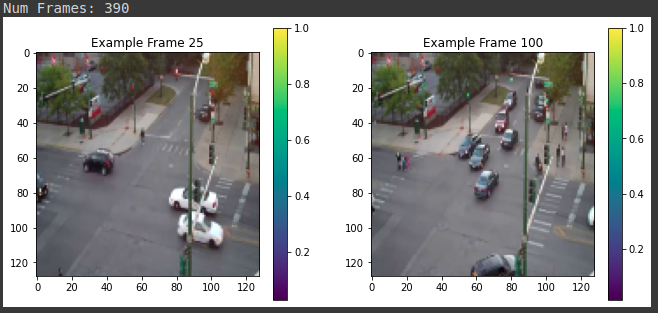
#> input picture ECE471_536_Assignment_3/Example_1.png, 658 x 313 px, given in place of ECE471_Assignment_3_Video.mp4, which was not available
$ jupyter execute A3_ECE_471_536_Spring_2023.ipynb   (shell and % lines are left out)   (older library calls are emulated)   (text cells are left out)
#> lines starting #> are read from the running program, lines starting #| are printed output that depends on the picture
[cell 1]
# ~~~~~~~START TODO~~~~~~~~~
READ_THE_INSTRUCTIONS_FLAG = True
# ~~~~~~~~END TODO~~~~~~~~~~

[cell 2]
import sys
import os
import cv2 # imports OpenCV
import numpy as np
from matplotlib import pyplot as plt #imports matplotlib
from google.colab.patches import cv2_imshow
from sklearn.mixture import GaussianMixture # Imports the Gaussian Mixture Model for this assignment
# You will NOT need to import any more libraries for ANY assignment.


def pltImg(img, title=None, ori="horizontal", colorb = True):  # not mandatory, but useful
  plt.imshow(img)
  if colorb:
    plt.colorbar(orientation=ori)
  if title:
    plt.title(title)
  return plt

print('-'*40)
print ('Python version: {}'.format(sys.version))
print('OpenCV version: {}'.format(cv2.__version__))

if not READ_THE_INSTRUCTIONS_FLAG:
  raise Exception('Please go back and read the instructions.')
else:
  print('\nThank you for reading the instructions.')
print('-'*40)


# Here we simply download the needed images
if os.path.isfile('./super_pixel_target.jpg'):
  print('Image file already downloaded.')
else:
  !wget "https://raw.githubusercontent.com/dash-uvic/ece471_536-S2022/main/images/A1/super_pixel_target.jpg"

# Here we simply download the needed images
if os.path.isfile('./ECE471_Assignment_3_Video.mp4'):
  print('Image file already downloaded.')
else:
  !wget "https://raw.githubusercontent.com/dash-uvic/ece471_536-S2022/main/images/A3/ECE471_Assignment_3_Video.mp4"

[cell 3]
# ~~~~~~~START TODO~~~~~~~~~
# (5 points): Load the video at './ECE471_Assignment_3_Video.mp4'
# and create a list of every frame of the video
# You should use cv2.VideoCapture to do this.
# Resize each image to 128x128.
# You may use cv2.resize for this with the default interpolation.
# Convert the color space to RGB in this step from BGR
# Finally normalize between 0 and 1.
cap = cv2.VideoCapture('./ECE471_Assignment_3_Video.mp4')
frames = []

while cap.isOpened():
  ret, frame = cap.read()
#> frame is the input picture: shape (313, 658, 3); mean B, G, R 155.6, 156.9, 155.6
  if ret:
    resized = cv2.resize(frame, (128,128), interpolation=cv2.INTER_AREA)
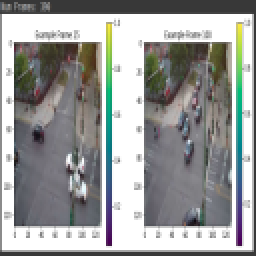
#> resized: shape (128, 128, 3) (shown 2 times larger); mean B, G, R 155.6, 156.9, 155.6
    convertedColor = cv2.cvtColor(resized, cv2.COLOR_BGR2RGB)
    normalized = convertedColor.astype('float') / 255
    frames.append(normalized)
  else:
    break
# ~~~~~~~~END TODO~~~~~~~~~~

print('Num Frames:', len(frames))

plt.figure(figsize = (11,5))
plt.subplot(1, 2, 1)
plt = pltImg(frames[25],title="Example Frame 25", ori='vertical')
plt.subplot(1, 2, 2)
plt = pltImg(frames[100],title = "Example Frame 100", ori='vertical')


$ run again, on ECE471_536_Assignment_3/Example_2.png
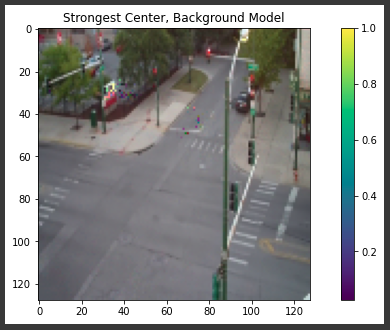
#> input picture ECE471_536_Assignment_3/Example_2.png, 390 x 330 px, given in place of ECE471_Assignment_3_Video.mp4, which was not available
#> frame is the input picture: shape (330, 390, 3); mean B, G, R 149.8, 151.4, 150.3
#> `resized = cv2.resize(frame, (128,128), interpolation=cv2.INTER_AREA)`:
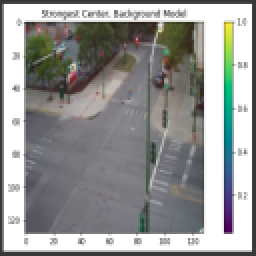
#> resized: shape (128, 128, 3) (shown 2 times larger); mean B, G, R 149.8, 151.4, 150.3

$ run again, on ECE471_536_Assignment_3/Example_3.png
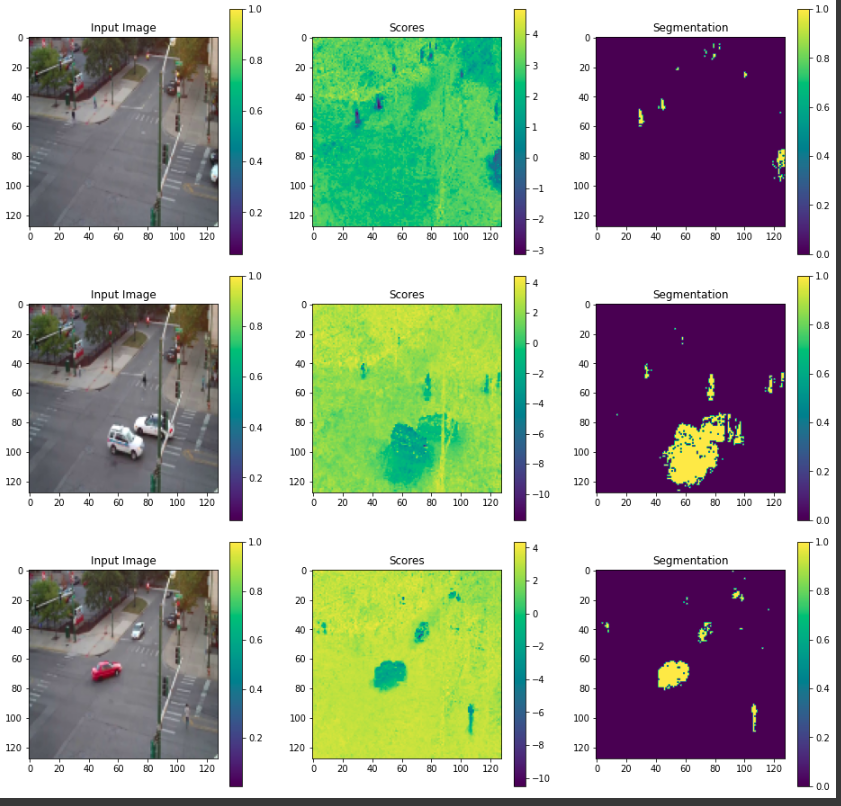
#> input picture ECE471_536_Assignment_3/Example_3.png, 841 x 806 px, given in place of ECE471_Assignment_3_Video.mp4, which was not available
#> frame is the input picture: shape (806, 841, 3); mean B, G, R 164, 173.4, 168
#> `resized = cv2.resize(frame, (128,128), interpolation=cv2.INTER_AREA)`:
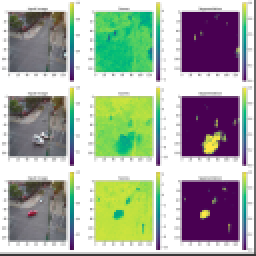
#> resized: shape (128, 128, 3) (shown 2 times larger); mean B, G, R 164, 173.4, 168

$ run again, on ECE471_536_Assignment_3/Example_4.png
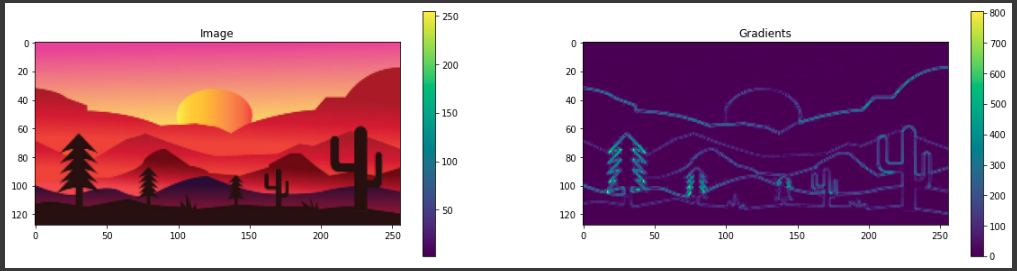
#> input picture ECE471_536_Assignment_3/Example_4.png, 1017 x 271 px, given in place of ECE471_Assignment_3_Video.mp4, which was not available
#> frame is the input picture: shape (271, 1017, 3); mean B, G, R 157.7, 137.1, 178.8
#> `resized = cv2.resize(frame, (128,128), interpolation=cv2.INTER_AREA)`:
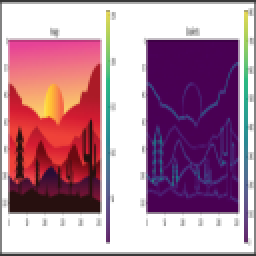
#> resized: shape (128, 128, 3) (shown 2 times larger); mean B, G, R 157.7, 137.1, 178.8
